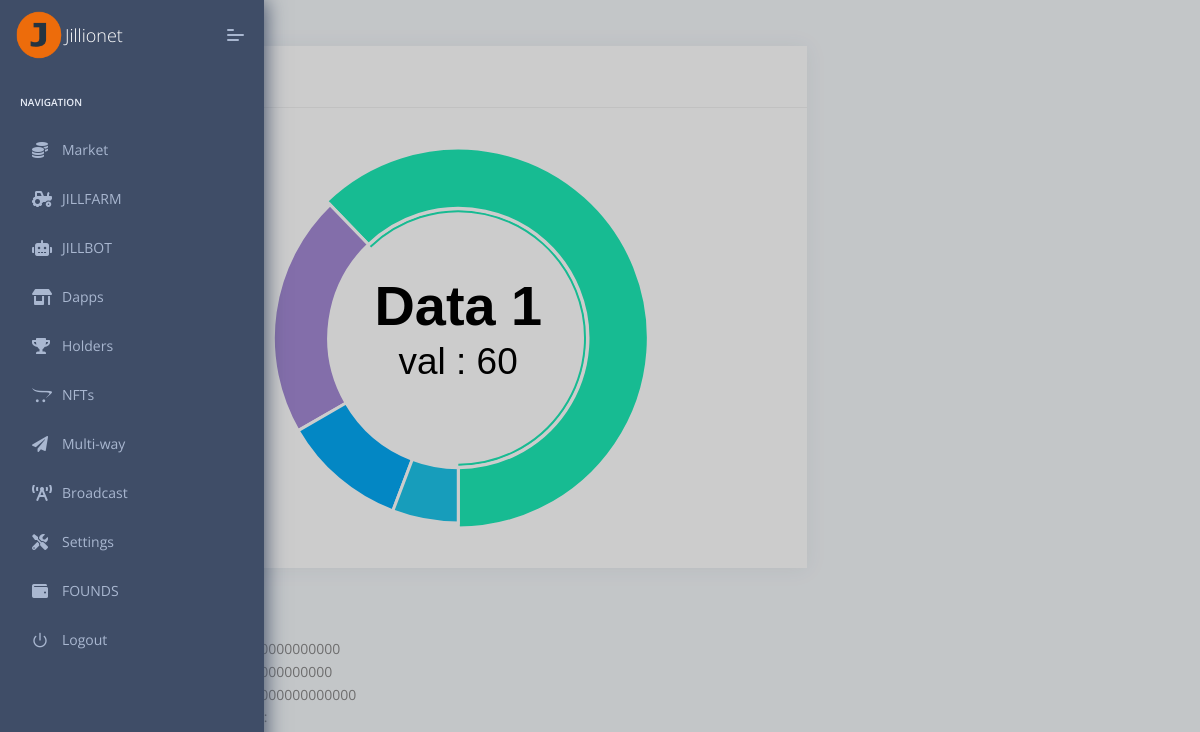
/users/balance/ (signed in), run on an earlier commit of the app's database.
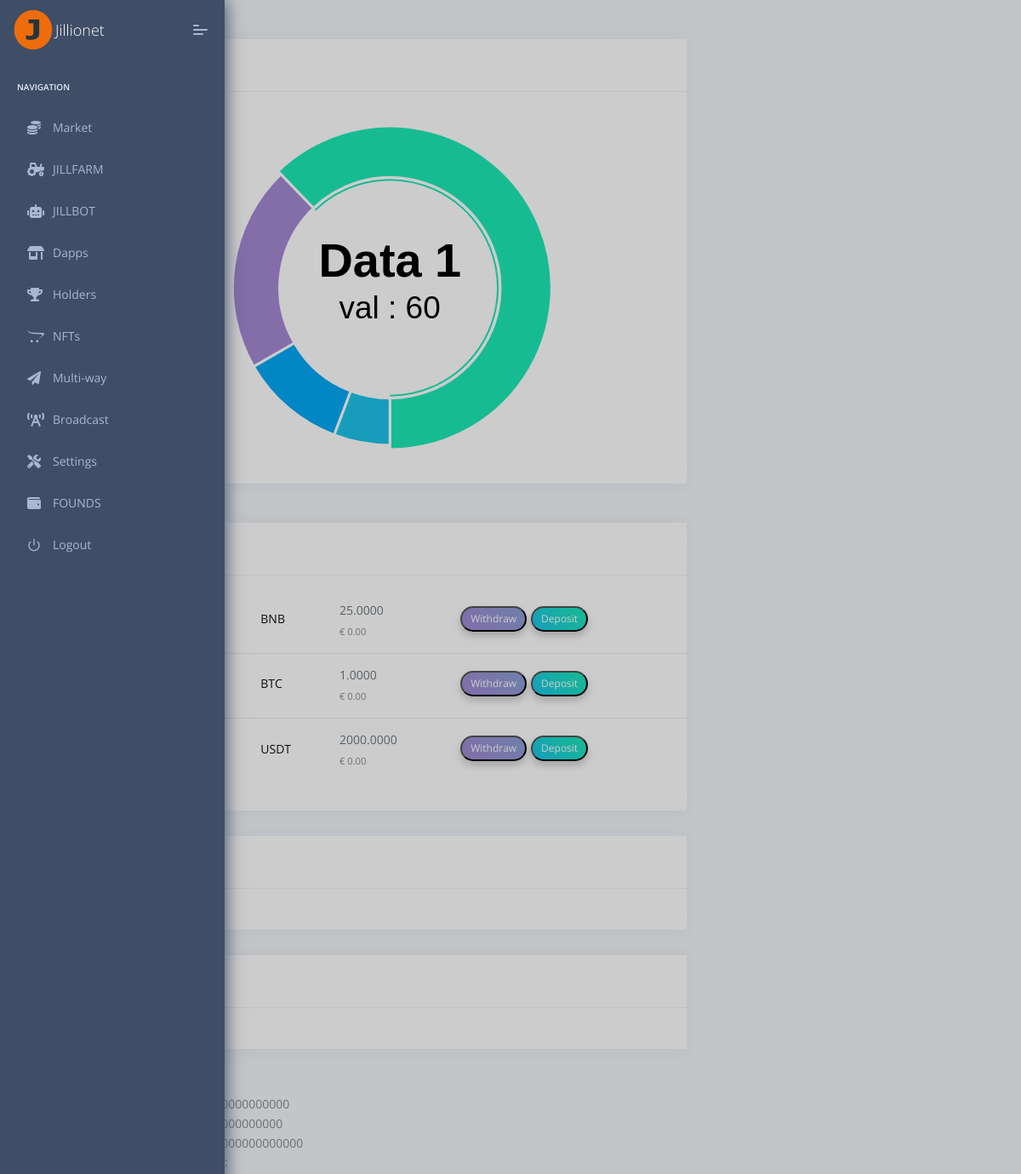
And on a later commit of the database.
### users/models.py (models this page shows)
class UserBalance(models.Model):
    currency = models.ForeignKey('orderbook.Currency', on_delete=models.SET_NULL, null=True)
    amount = models.DecimalField(decimal_places=18, max_digits=36, default=0)
    user = models.ForeignKey(User, on_delete=models.SET_NULL, null=True, blank=True)
    public_key = models.TextField(null=True, blank=True)
    balance_for = models.ForeignKey(BalanceFor, on_delete=models.SET_NULL, null=True)
    class Meta:
        unique_together = ['currency', 'user', 'balance_for']
        ordering = ['user', 'currency__code']

### orderbook/models.py (models this page shows, shortened)
class Currency(models.Model):
    name = models.CharField(max_length=200, unique=True)
    code = models.CharField(max_length=10, unique=True)
    chain = models.CharField(max_length=10, default='ERC-20')
    last_price = models.DecimalField(max_digits=32, decimal_places=18, null=True)
    contract_creator_hash = models.CharField(max_length=200, default='none')
    @property
    def get_currency_icon(self):
        return f"https://cryptoicon-api.vercel.app/api/icon/{self.code.lower()}"

### users/views.py (the view)
# urls.py: path('balance/', UserBalanceView.as_view(), name='balance'),
class UserBalanceView(LoginRequiredMixin, ListView):
    model = UserBalance
    template_name = 'users/balance.html'
    def get_queryset(self):
        return self.model.objects.filter(user=self.request.user)
    def get_context_data(self, **kwargs):
        context = super().get_context_data(**kwargs)
        balances = BalanceFor.objects.all()
        context.update({
            'order_history': Order.objects.filter(user=self.request.user, status=Order.FILL),
            'open_orders': Order.objects.filter(user=self.request.user, status=Order.NEW),
            'balances': balances
        })
        return context

### users/templatetags/get_type_balances.py (called while the page is built)
@register.simple_tag
def get_bal(bal_type, user):
    user_balance = UserBalance.objects.filter(user=user, balance_for=bal_type)
    return user_balance

### templates/users/balance.html (shortened to what the changed rows need)
{% extends "layouts/base.html" %}
{% load humanize static crispy_forms_tags get_type_balances %}
{% block stylesheets %}
    <link rel="stylesheet" href="{% static 'assets/plugins/chart-morris/css/morris.css' %}">
{% endblock stylesheets %}
{% block content %}
    <div class="pcoded-content">
        <div class="pcoded-inner-content">
            <div class="main-body">
                <div class="page-wrapper">
                    <div class="row">
                        {% for bal_type in balances %}
                            {% get_bal bal_type user as my_bal %}
                            <div class="col-xl-8 col-md-6">
                                <div class="card Recent-Users">
                                    <div class="card-header">
                                        <h5>{{ bal_type.name }}</h5>
                                    </div>
                                    <div class="card-block px-0 py-3">
                                        <div class="table-responsive">
                                            <table class="table table-hover">
                                                <tbody>
                                                {% for balance in my_bal %}
                                                    <tr class="unread">
                                                        <td><img class="rounded-circle" style="width:40px;"
                                                                 alt="activity-user"></td>
                                                        <td>
                                                            <h6 class="mb-1">{{ balance.currency.code }}</h6>
                                                        </td>
                                                        <td>
                                                            <h6 class="text-muted">{{ balance.amount | floatformat:4 }}</h6>
                                                            <p class="m-0 small">€ 0.00</p>
                                                        </td>
                                                        <td><button data-toggle="modal" data-target="#withdrawModal{{ balance.id }}" type="button" class="label theme-bg2 text-white f-12">Withdraw</button><button
                                                                type="button" data-toggle="modal" data-target="#depositModal{{ balance.id }}"
                                                                class="label theme-bg text-white f-12">Deposit</button></td>
                                                    </tr>
                                                {% endfor %}
                                                </tbody>
                                            </table>
                                        </div>
                                    </div>
                                </div>
                            </div>
                        {% endfor %}
                    </div>
                    <div>
                        <table>
                            <tr>
                                <th>Currency</th>
                                <th>Amount</th>
                            </tr>
                            {% for balance in object_list %}
                                <tr>
                                    <td>{{ balance.currency.code }}</td>
                                    <td>{{ balance.amount }}</td>
                                </tr>
                            {% endfor %}
                        </table>
                    </div>
                </div>
            </div>
        </div>
    </div>
{% endblock content %}

What changed in the data, as far as the page shows it:
added BalanceFor: UserBalance (currency.code "USDT", amount "2000.0000")
now on this page (row edited): UserBalance: currency.code "BNB", amount "25.0000"
now on this page (row edited): UserBalance: currency.code "BTC", amount "1.0000"
